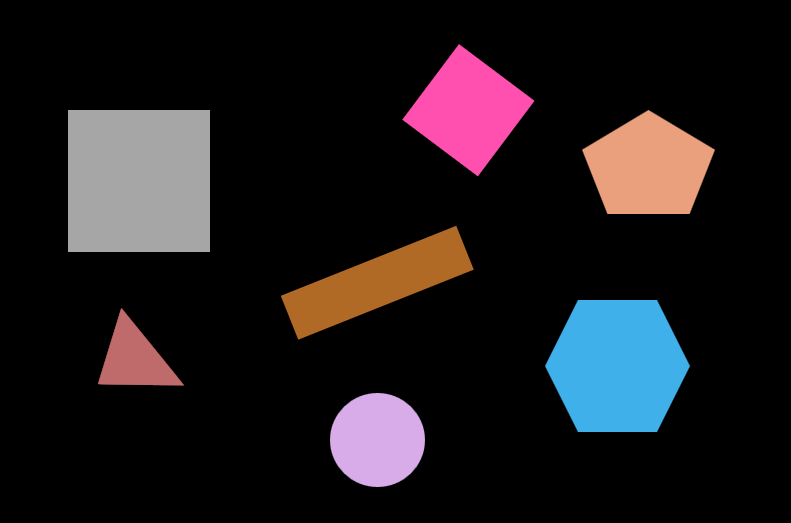
#> input picture InterfacageNumerique/TP/bloc_VI_2026/codes/correction/_data/forms_vi.png, 791 x 523 px
$ python 20_detection_forme.py
#> lines starting #> are read from the running program, lines starting #| are printed output that depends on the picture; after the words box and inside, x2 and y2 are one past the last pixel; in counts of white or black regions, pixels touching at a corner belong together
import cv2
import numpy as np
from matplotlib import pyplot as plt

# Parameters
MIN_AREA = 1000             # Minimal area of an object
APPROX_FACTOR = 0.02        # Tolérance pour approxPolyDP
GAUSS_SIZE = (7, 7)         # Taille du flou gaussien
GAUSS_SIGMA = 1.9


img_gray = cv2.imread('./_data/forms_vi.png', cv2.IMREAD_GRAYSCALE)
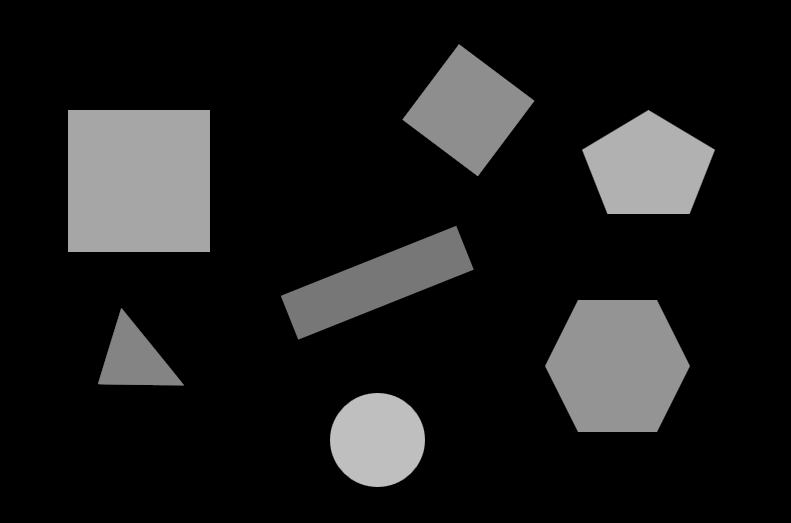
#> img_gray: shape (523, 791); min 0, max 191, mean 27.4
#img_gray = cv2.imread('./_data/noise_vi_small.png', cv2.IMREAD_GRAYSCALE)
img_gray = cv2.imread('./_data/formes_blanc_30ms.png', cv2.IMREAD_GRAYSCALE)
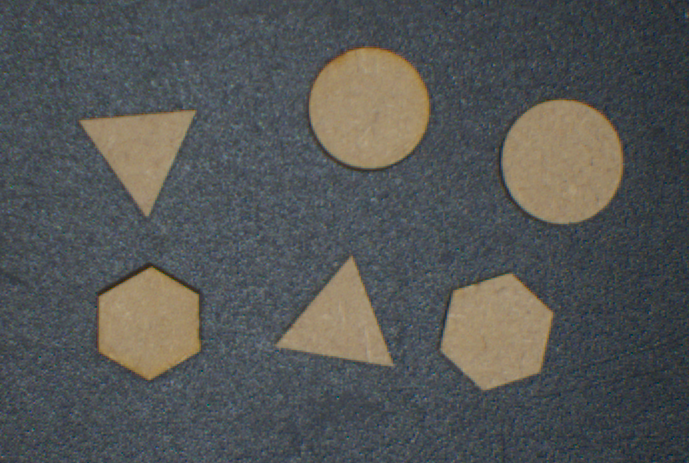
#> input picture InterfacageNumerique/TP/bloc_VI_2026/codes/correction/_data/formes_blanc_30ms.png, 689 x 463 px
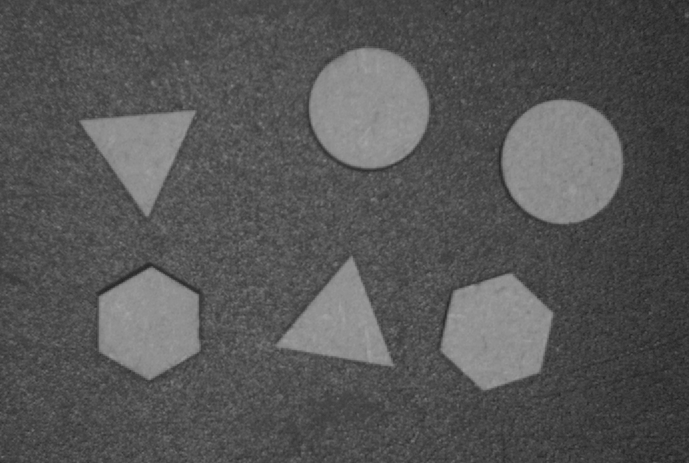
#> img_gray: shape (463, 689); min 34, max 164, mean 85.9


# Prétraitement : flou + Otsu
img_blur = cv2.GaussianBlur(img_gray, GAUSS_SIZE, GAUSS_SIGMA)
img_blur = img_gray
_, img_thresh = cv2.threshold(
    img_blur, 0, 255, cv2.THRESH_BINARY + cv2.THRESH_OTSU
)
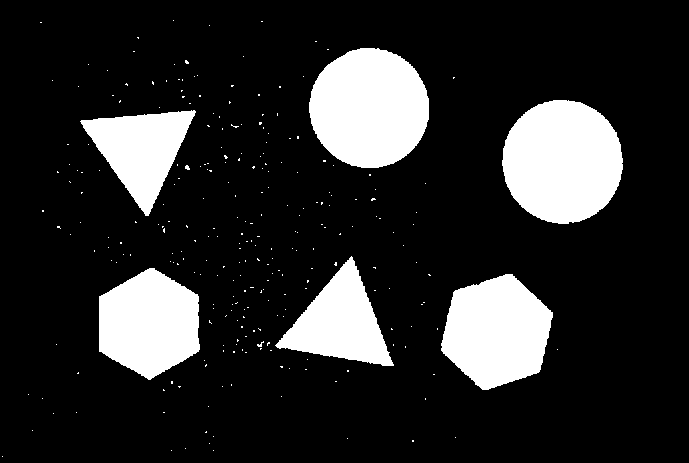
#> img_thresh: shape (463, 689); 16.9% white; 266 white regions (260 under 20 px), largest, box (x1, y1, x2, y2) and area: (502, 100, 623, 224) 11724, (309, 48, 429, 168) 11267, (441, 274, 553, 390) 9306, (99, 268, 200, 380) 8407, (275, 256, 394, 366) 6297, (80, 110, 196, 216) 6138

edged = cv2.Canny(img_thresh, 30, 200)
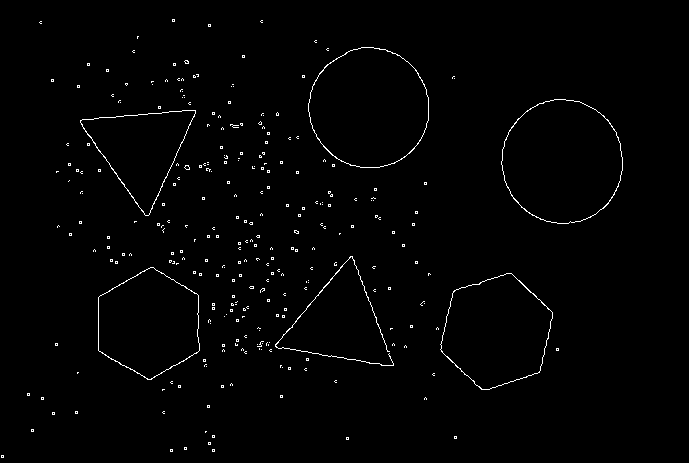
#> edged: shape (463, 689); 1.2% white in thin lines or dots, all inside (x1, y1, x2, y2) = (1, 19, 623, 458)

# Image de sortie (couleur)
img_out = cv2.cvtColor(img_gray, cv2.COLOR_GRAY2BGR)

# =========================
#   DÉTECTION DES CONTOURS
# =========================
contours, _ = cv2.findContours(img_thresh, cv2.RETR_EXTERNAL, cv2.CHAIN_APPROX_SIMPLE)
#> contours = 266 contours, 260 with area under 20; largest, box (x1, y1, x2, y2) and area: (502, 100, 623, 224) 11545, (309, 48, 429, 168) 11093, (441, 274, 553, 390) 9140, (99, 268, 200, 380) 8248, (275, 256, 394, 366) 6128, (80, 110, 196, 216) 5977

# Tri : plus gros → plus petit (évite certaines erreurs)
contours = sorted(contours, key=cv2.contourArea, reverse=True)

# =========================
# FONCTION IDENTIFICATION
# =========================
def detect_shape(cnt):
    area = cv2.contourArea(cnt)
    if area < MIN_AREA:
        return None, None

    peri = cv2.arcLength(cnt, True)
    approx = cv2.approxPolyDP(cnt, APPROX_FACTOR * peri, True)
    n = len(approx)

    if n == 3:
        shape = "Triangle"
    elif n == 4:
        rect = cv2.minAreaRect(cnt)
        w, h = rect[1]
        if h == 0 or w == 0:
            shape = "Inconnu"
        else:
            ratio = max(w, h) / min(w, h)
            shape = "Carre" if 0.90 < ratio < 1.10 else "Rectangle"
    elif n == 5:
        shape = "Pentagone"
    else:
        shape = f"{n}-gon"

    return shape, approx


# =========================
#  TRAITEMENT DES POLYGONES
# =========================
for cnt in contours:
    shape, approx = detect_shape(cnt)
    if shape is None:
        continue

    cv2.drawContours(img_out, [approx], -1, (255, 0, 0), 2)

    # Centre du contour
    M = cv2.moments(cnt)
    if M["m00"] != 0:
        cX = int(M["m10"] / M["m00"])
        cY = int(M["m01"] / M["m00"])
        cv2.putText(img_out, shape, (cX - 30, cY),
                    cv2.FONT_HERSHEY_SIMPLEX, 0.6, (0, 0, 255), 2)
#> this loop made 266 passes
#> (area in detect_shape, peri in detect_shape, approx, n in detect_shape, shape, cX, cY) on passes 5 to 6: (6127.5, 390.4, [[393, 365], [351, 256], [275, 345]], 3, 'Triangle', 339, 322), (5977, 372.2, [[194, 110], [80, 121], [145, 215]], 3, 'Triangle', 140, 149)
#> (area in detect_shape, peri in detect_shape, n in detect_shape, shape, cX, cY) on passes 1 to 4: (11545, 412.3, 8, '8-gon', 562, 161), (11093, 400.7, 8, '8-gon', 368, 107), (9140, 383, 6, '6-gon', 496, 331), (8247.5, 363, 6, '6-gon', 148, 323)
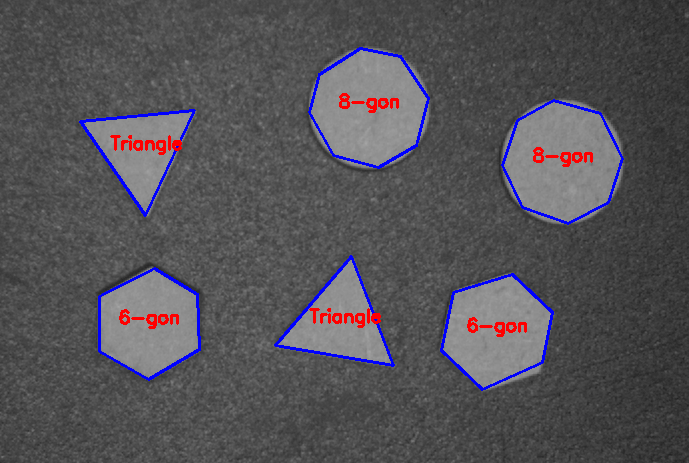
#> img_out: shape (463, 689, 3); mean B, G, R 87.2, 82.3, 84.5

# =========================
#   DÉTECTION DES CERCLES
# =========================
circles = cv2.HoughCircles(
    img_blur,
    cv2.HOUGH_GRADIENT,
    dp=1.2,
    minDist=30,
    param1=50,
    param2=30,
    minRadius=50,
    maxRadius=100
)
#> circles = 267 rows, first 8: [324.6, 294.6, 99.32], [148.2, 165, 96.68], [153, 333, 96.68], [118.2, 347.4, 99.32], [108.6, 316.2, 99.32], [154.2, 363, 99.32], [315, 340.2, 99.32], [174.6, 294.6, 99.32]

if circles is not None:
    circles = np.round(circles[0, :]).astype("int")
#> circles = 267 rows, first 8: [325, 295, 99], [148, 165, 97], [153, 333, 97], [118, 347, 99], [109, 316, 99], [154, 363, 99], [315, 340, 99], [175, 295, 99]
    for (x, y, r) in circles:
        cv2.circle(img_out, (x, y), r, (0, 255, 0), 3)
        cv2.putText(img_out, "Cercle", (x - 20, y),
                    cv2.FONT_HERSHEY_SIMPLEX, 0.5, (0, 255, 0), 2)
#> this loop made 267 passes
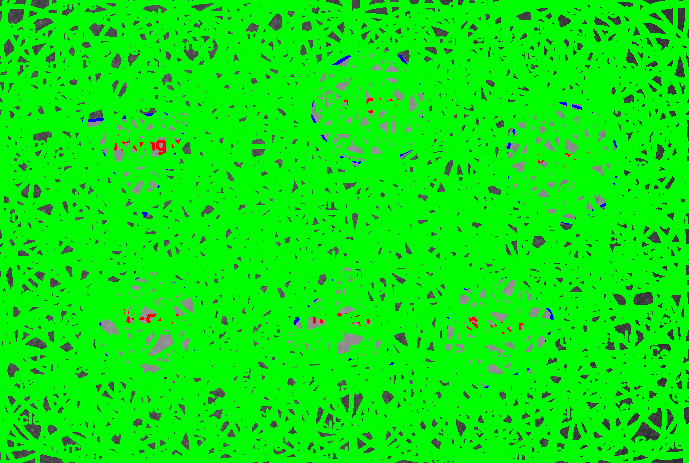
#> img_out: shape (463, 689, 3); mean B, G, R 10.4, 235.1, 10.4

# =========================
#   AFFICHAGE
# =========================
plt.figure()
plt.imshow(img_gray, cmap='gray')
plt.title("Image Initiale")

plt.figure()
plt.imshow(img_thresh, cmap='gray')
plt.title("Seuil Otsu")

plt.figure()
plt.imshow(edged, cmap='gray')
plt.title("Canny Edges")

plt.figure()
plt.imshow(img_out)
plt.title("Formes détectées (polygones + cercles)")

plt.show()
